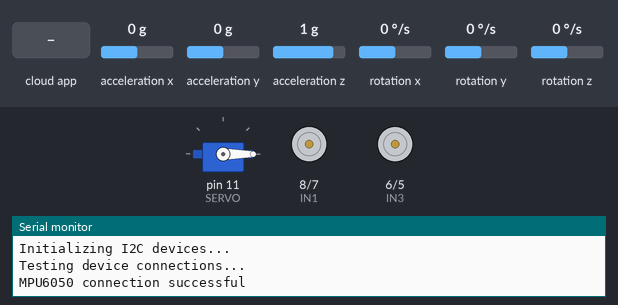
Bench run of a sketch on a simulated Arduino Uno, built with avr-gcc and run on an emulated ATmega328P. Shown: servo, motor-driver pin pairs drawn as motors (green arrow = first pin HIGH = forward, orange = second pin HIGH = backward, longer = more drive, scaled by the enable pin), the last lines printed to the serial monitor. Inputs (shaded band) come from the test bench; at power-on: acceleration y 0 g, rotation x 0 °/s, acceleration x 0 g, acceleration z 1 g, rotation y 0 °/s, rotation z 0 °/s. The RemoteXY app is connected.

Above: at 3.7 s.
3.8 s: acceleration y set to -1.4 g
5.3 s: the phone or cloud app sets ARM to 1
At 5.8 s:
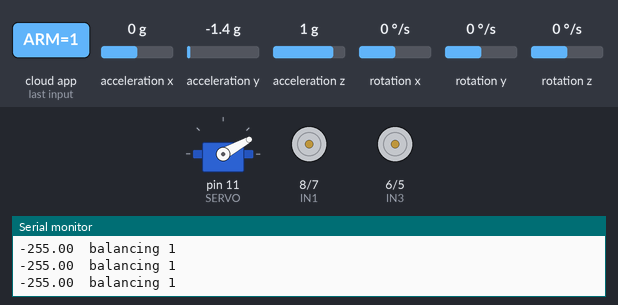
At 6.4 s:
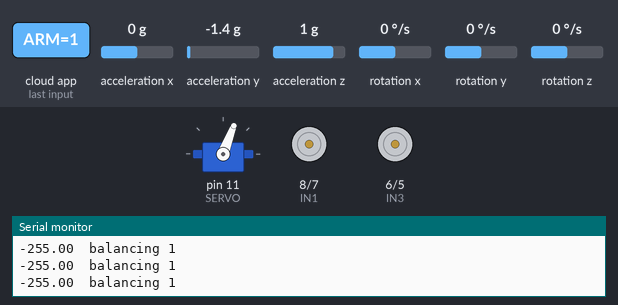
8.3 s: the phone or cloud app sets FORWARD to 1
At 10.93 s:
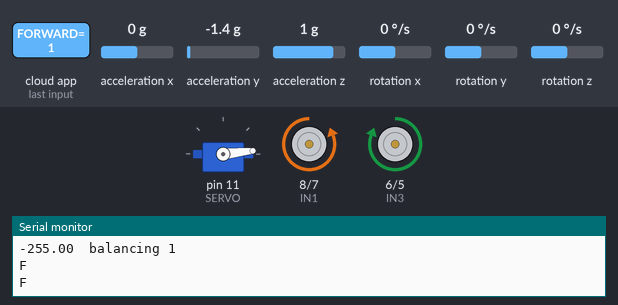
14.3 s: rotation x set to 100 °/s
Timing chart, 0 to 53.3 s (numbered marks = the images above; inputs shaded):
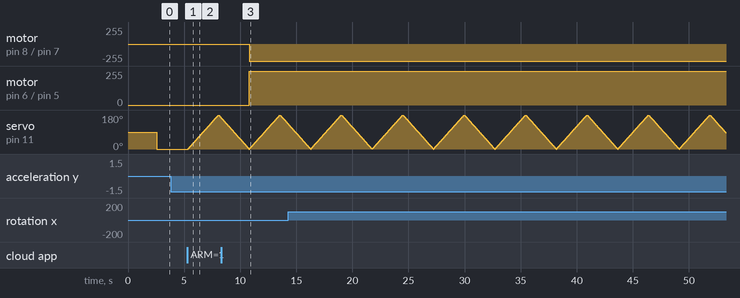

The sketch:

TRIAL_REMOTE_BALANCEBOT.ino
```cpp
#include <Wire.h>
#include <I2Cdev.h>
#include <MPU6050.h>


MPU6050 accelgyro;

#define runEvery(t) for (static long _lasttime;\
                         (uint16_t)((uint16_t)millis() - _lasttime) >= (t);\
                         _lasttime += (t))


int16_t ax, ay, az;
float accBiasX, accBiasY, accBiasZ;
float accAngleX, accAngleY;
double accPitch, accRoll;

int16_t gx, gy, gz;
float gyroBiasX, gyroBiasY, gyroBiasZ;
float gyroRateX, gyroRateY, gyroRateZ;
float gyroBias_oldX, gyroBias_oldY, gyroBias_oldZ;
float gyroPitch = 180;
float gyroRoll = -180;
float gyroYaw = 0;

uint32_t timer;

// input
double InputPitch, InputRoll;

// initial values
double InitialRoll;


//////////////////////////////////////////           ////////////////////////////////////

#include <Servo.h>
Servo SERVO;
int pos=0 ;


// RemoteXY select connection mode and include library
#define REMOTEXY_MODE__HARDSERIAL

#include <RemoteXY.h>

// RemoteXY connection settings
#define REMOTEXY_SERIAL Serial
#define REMOTEXY_SERIAL_SPEED 9600


/////////////////////////////////////////////////////////////

const int IN1 = 8;
const int IN2 = 7;
const int IN3 = 6;
const int IN4 = 5;
const int ENA  = 10;
const int ENB  = 9;


//////////////////////////////////////////////////////////////


// RemoteXY configurate
#pragma pack(push, 1)
uint8_t RemoteXY_CONF[] =
  { 255,5,0,0,0,51,0,8,25,0,
  1,0,67,14,12,12,6,31,94,0,
  1,0,78,25,12,12,6,31,62,0,
  1,0,55,25,12,12,6,31,60,0,
  1,0,67,38,12,12,6,31,86,0,
  3,3,13,19,8,22,6,24 };

// this structure defines all the variables of your control interface
struct {

    // input variable
  uint8_t FORWARD; // =1 if button pressed, else =0
  uint8_t RIGHT; // =1 if button pressed, else =0
  uint8_t LEFT; // =1 if button pressed, else =0
  uint8_t BACK; // =1 if button pressed, else =0
  uint8_t ARM; // =0 if select position A, =1 if position B, =2 if position C, ...

    // other variable
  uint8_t connect_flag;  // =1 if wire connected, else =0

} RemoteXY;
#pragma pack(pop)

/////////////////////////////////////////////
//           END RemoteXY include          //
/////////////////////////////////////////////


void setup()
{
  RemoteXY_Init ();


  SERVO.attach(11);


  /////////////////////////////////////////////////////////////

   Wire.begin();

  Serial.begin(9600);

  Serial.println("Initializing I2C devices...");
  accelgyro.initialize();

  // verify connection
  Serial.println("Testing device connections...");
  Serial.println(accelgyro.testConnection() ? "MPU6050 connection successful" : "MPU6050 connection failed");

  delay(1500);


 //TODO: Better calibration
  accelgyro.setXAccelOffset(2544);
  accelgyro.setYAccelOffset(-3904);
  accelgyro.setZAccelOffset(1628);
  accelgyro.setXGyroOffset(-106);
  accelgyro.setYGyroOffset(70);
  accelgyro.setZGyroOffset(26);

  gyroBiasX = 0;
  gyroBiasY = 0;
  gyroBiasZ = 0;

  accBiasX = 0;//4
  accBiasY = 0;//-4
  accBiasZ = 0;//16378

  //Get Starting Pitch and Roll
  accelgyro.getMotion6(&ax, &ay, &az, &gx, &gy, &gz);

  accPitch = (atan2(-ax, -az) + PI) * RAD_TO_DEG;
  accRoll = (atan2(ay, -az) + PI) * RAD_TO_DEG;

  if (accPitch <= 360 & accPitch >= 180) {
    accPitch = accPitch - 360;
  }

  if (accRoll <= 360 & accRoll >= 180) {
    accRoll = accRoll - 360;
  }

  gyroPitch = accPitch;
  gyroRoll = accRoll;

  timer = micros();
  delay(1000);
  initializeValues ();


  /////////////////////////////////////////    /////////////////////////////////////////////////
//Initialise the Motor outpu pins
    pinMode (IN4, OUTPUT);
    pinMode (IN3, OUTPUT);
    pinMode (IN2, OUTPUT);
    pinMode (IN1, OUTPUT);
    pinMode (ENA, OUTPUT);
    pinMode (ENB, OUTPUT);

       digitalWrite(IN1, HIGH);

  digitalWrite(IN2, HIGH);
  digitalWrite(IN3, HIGH);
  digitalWrite(IN4, HIGH);

}

//////////////////////////////////////////////////////////////////////////////


double Setpoint;


void initializeValues() {

  accelgyro.getMotion6(&ax, &ay, &az, &gx, &gy, &gz);

  //////////////////////
  //  Accelerometer   //
  //////////////////////
  accPitch = (atan2(-ax/182.0, -az/182.0) + PI) * RAD_TO_DEG;
  accRoll = (atan2(ay/182.0, -az/182.0) + PI) * RAD_TO_DEG;

  if (accRoll <= 360 & accRoll >= 180) {
    accRoll = accRoll - 360;
  }

  //////////////////////
  //      GYRO        //
  //////////////////////

  gyroRateX = ((int)gx - gyroBiasX) * 131;

  gyroPitch += gyroRateY * ((double)(micros() - timer) / 1000000);


  timer = micros();
  InitialRoll = accRoll;

  Setpoint = InitialRoll;
}

double filtered = 0;


//////////////////////////////////////////////////////////////////////////////////

void loop()
{

  runEvery(10) {
    accelgyro.getMotion6(&ax, &ay, &az, &gx, &gy, &gz);
    //////////////////////
    //  Accelerometer   //
    //////////////////////

    accRoll = (atan2(ay/182.0, -az/182.0) + PI) * RAD_TO_DEG;

    if (accRoll <= 360 & accRoll >= 180) {
      accRoll = accRoll - 360;
    }


    //////////////////////
    //      GYRO        //
    //////////////////////

    gyroRateX = -((int)gx - gyroBiasX) / 131;


    double gyroVal = gyroRateX * ((double)(micros() - timer) / 1000000);

    timer = micros();

    //Complementary filter
    filtered = 0.98 * (filtered + gyroVal) + 0.02 * (accRoll);

    MotorControl(Compute(filtered - InitialRoll));


  ///////////////////////////////////////////////////////////////////////////////////
  RemoteXY_Handler ();

  if(RemoteXY.FORWARD==HIGH) {
    Forward();
    Serial.println("F");
  }
  else if(RemoteXY.BACK==1) {
    Reverse();
  }
  else if(RemoteXY.LEFT==1) {
    Left();
  }
  else if(RemoteXY.RIGHT==1) {
    Right();
  }
  else {
    Stop();
  }

delay(10);
  if(RemoteXY.ARM==0) {
    SERVO.write(0);
  }
  else if(RemoteXY.ARM==1) {

    for (pos = 0; pos <= 180; pos += 1) {
    SERVO.write(pos);
    delay(15);
  }
  for (pos = 180; pos >= 0; pos -= 1) {
    SERVO.write(pos);
    delay(15);
  }

  }
  else if(RemoteXY.ARM==2) {

    for (pos = 0; pos <= 180; pos += 1) {
    SERVO.write(pos);
    delay(5);
  }
  for (pos = 180; pos >= 0; pos -= 1) {
    SERVO.write(pos);
    delay(5);
  }

  }


  ////////////////////////////////////////////////////////////////////////////////////


}
}

void Forward() //Code to rotate the wheel forward
{
    digitalWrite(IN4,LOW);
    digitalWrite(IN3,HIGH);
    digitalWrite(IN2,HIGH);
    digitalWrite(IN1,LOW);
    analogWrite(ENA, 255);
    analogWrite(ENB, 255);
    Serial.println("F"); //Debugging information
}

void Reverse() //Code to rotate the wheel Backward
{
    digitalWrite(IN4,HIGH);
    digitalWrite(IN3,LOW);
    digitalWrite(IN2,LOW);
    digitalWrite(IN1,HIGH);
    analogWrite(ENA, 255);
    analogWrite(ENB, 255);
    Serial.println("R");
}

void Left() //Code to rotate the wheel Backward
{
    digitalWrite(IN4,HIGH);
    digitalWrite(IN3,LOW);
    digitalWrite(IN2,HIGH);
    digitalWrite(IN1,LOW);
    analogWrite(ENA, 255);
    analogWrite(ENB, 255);
    Serial.println("L");
}


void Right() //Code to rotate the wheel Backward
{
    digitalWrite(IN4,LOW);
    digitalWrite(IN3,HIGH);
    digitalWrite(IN2,LOW);
    digitalWrite(IN1,HIGH);
    analogWrite(ENA, 255);
    analogWrite(ENB, 255);
    Serial.println("R");
}

void Stop() //Code to stop both the wheels
{
    MotorControl(Compute(filtered - InitialRoll));
}
//////////////////////////////////////////////////////////////////////////////


void MotorControl(double out) {
  if (out < 0) {
    digitalWrite(IN1, LOW);
    digitalWrite(IN2, HIGH);
    digitalWrite(IN3, HIGH);
    digitalWrite(IN4, LOW);
    Serial.print(out);Serial.println("  balancing 1");

  } if (out > 0){
    digitalWrite(IN1, HIGH);
    digitalWrite(IN2, LOW);
    digitalWrite(IN3, LOW);
    digitalWrite(IN4, HIGH);
    Serial.print(out);Serial.println("  balancing 2");


  byte vel = abs(out);
  if (vel < 0)
    vel = 0;
  if (vel > 255)
    vel = 255;

  analogWrite( ENA, 255);
  analogWrite( ENB, 255);
  //Serial.println(vel);
}}

///////////////////////////////////////////////////////////////////////////////
int outMax = 255;
int outMin = -255;
float lastInput = 0;
double ITerm = 0;
double kp =14;
double ki =0.7;
double kd =6;

double Compute(double input)
{

  double error = Setpoint - input;

  ITerm += (ki * error);

  if (ITerm > outMax) ITerm = outMax;
  else if (ITerm < outMin) ITerm = outMin;
  double dInput = (input - lastInput);


  /*Compute PID Output*/
  double output = kp * error + ITerm + kd * dInput;

  if (output > outMax) output = outMax;
  else if (output < outMin) output = outMin;

  /*Remember some variables for next time*/
  lastInput = input;
  return output;
}
```

Measured:
- after the input at 5.3 s, servo on pin 11 (SERVO): rises from 0° to 180° in 2.7 s, then falls to 166° in 0.21 s
- after the input at 8.3 s, motor on pin 8 (IN1) / pin 7 (IN2): stopped → backward 255/255 after 2.5 s; motor on pin 6 (IN3) / pin 5 (IN4): stopped → forward 255/255 after 2.5 s
